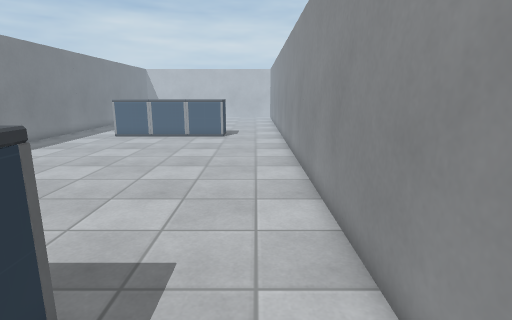
[1] (above)

24 first-person views from a walk through a Godot game level. The camera is 1.4 m above the floor, tilts 12° down and sees 80° across. The floor is counted in squares, 0.5 m on a side. Each view is taken from the middle of a square. On the plan, view 1 faces up. The plan holds only what a view shows up to about 20 squares ahead; the rest is blank. The place goes on beyond the plan. Characters and animated objects are left out. Some surface patterns are stand-ins.

[2]
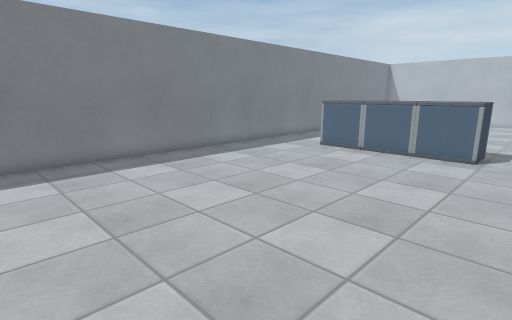

[3]
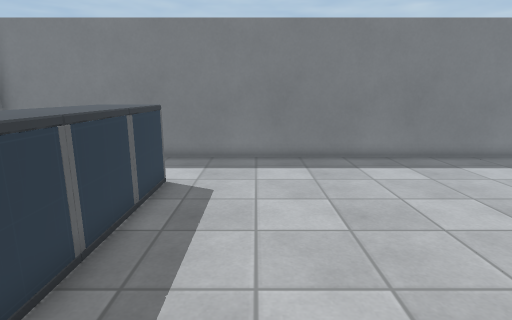

[4]
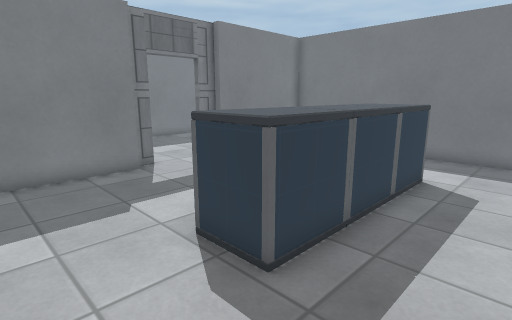

[5]
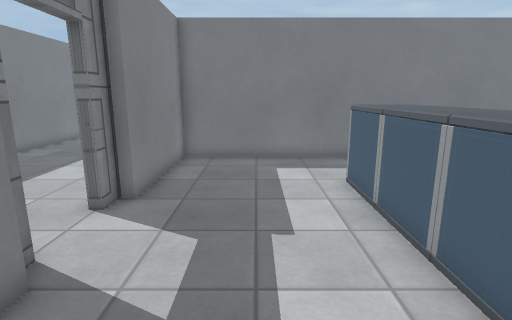

[6]
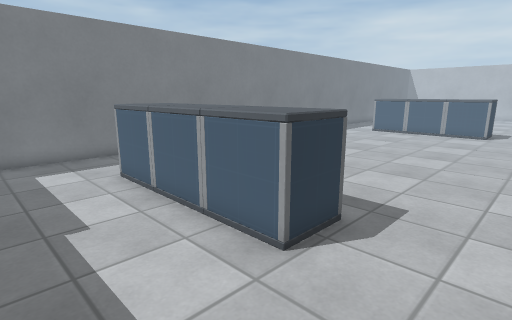

[7]
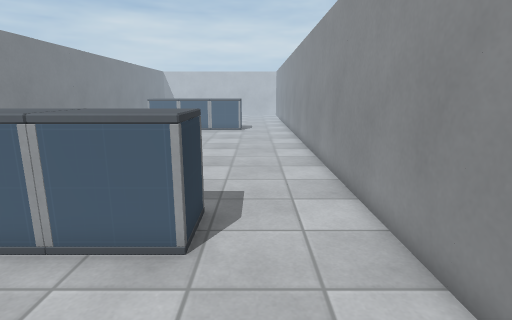

[8]
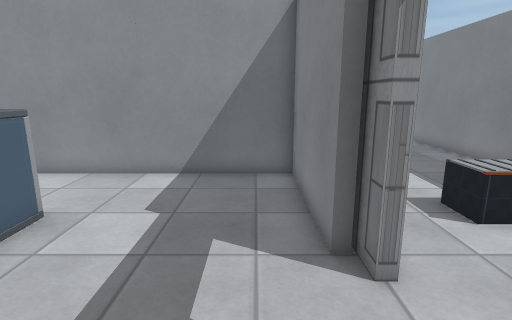

[9]
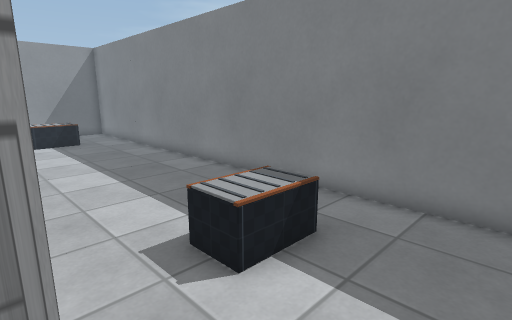

[10]
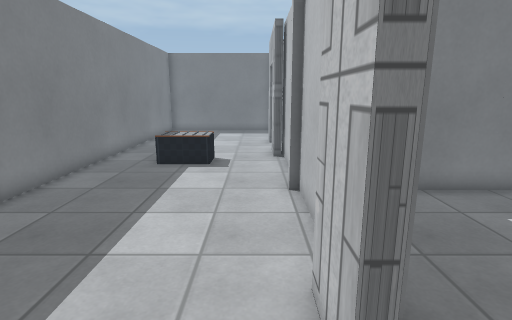

[11]
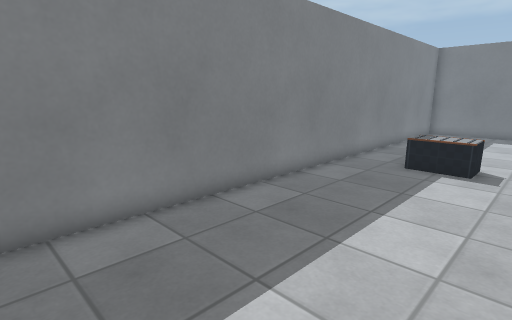

[12]
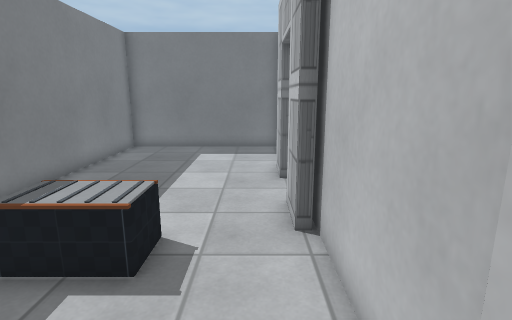

[13]
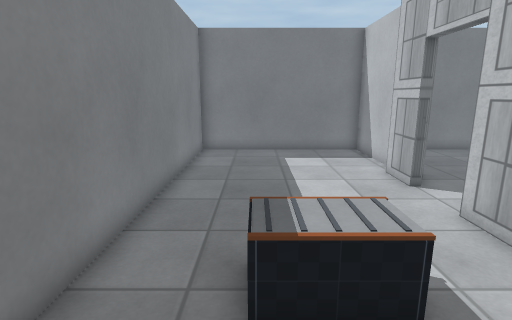

[14]
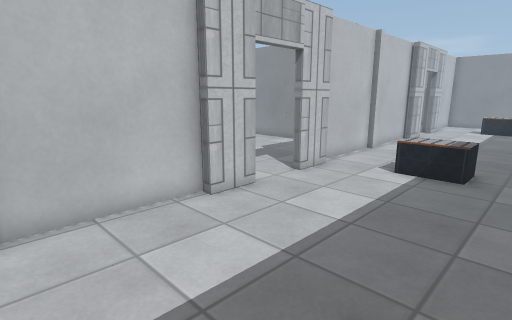

[15]
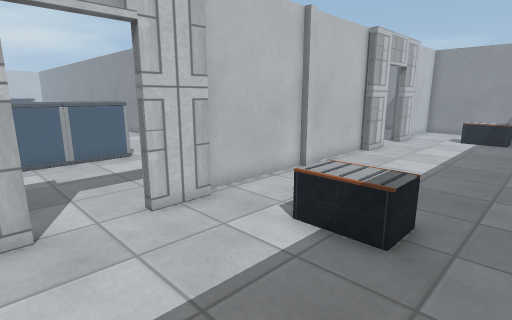

[16]
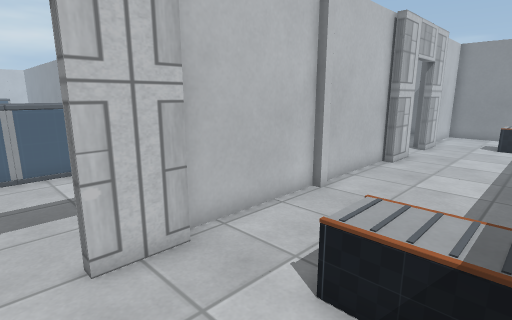

[17]
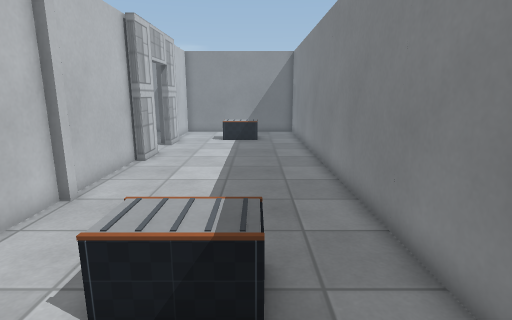

[18]
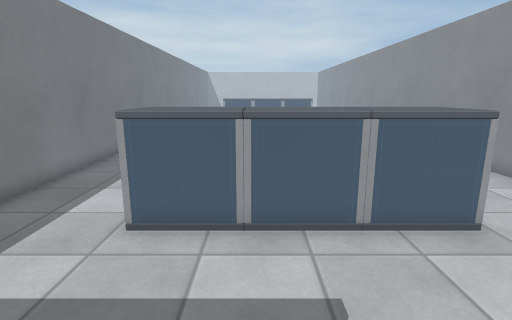

[19]
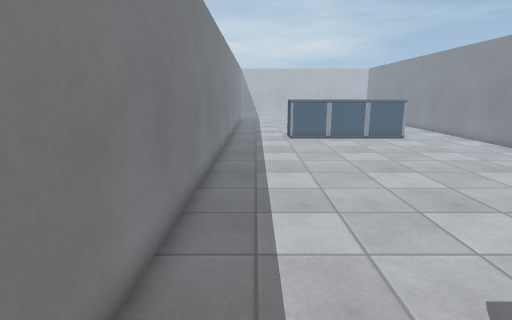

[20]
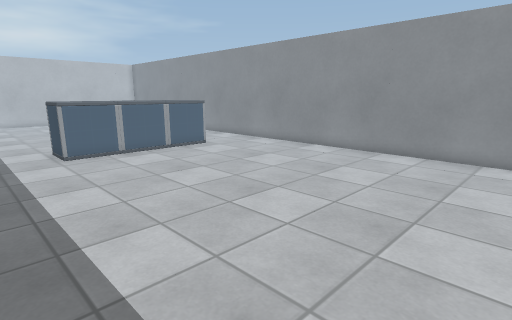

[21]
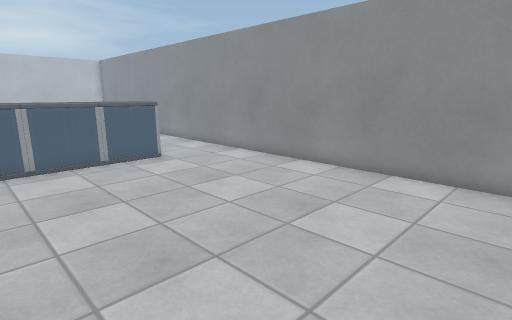

[22]
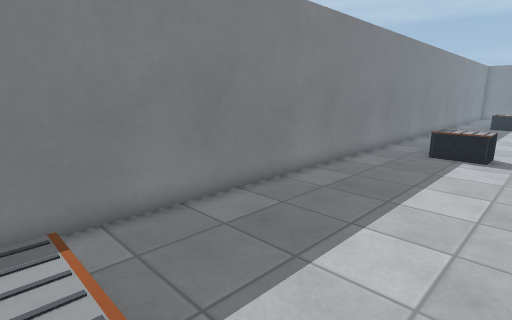

[23]
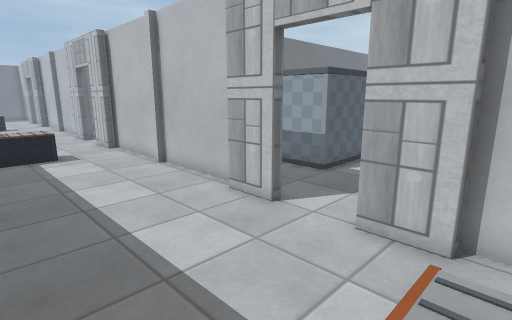

[24]
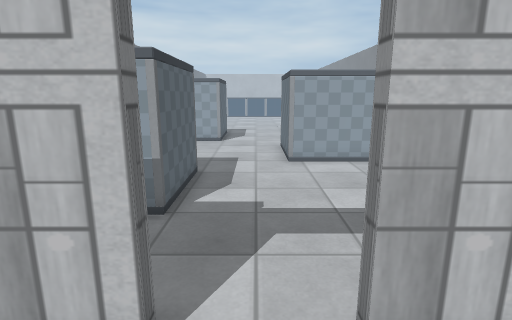

### Floor plan
Points are (right, up) in squares from view 1. A wall is a line through its corners. A room is listed if a view was taken in it or the views show most of it. See-through windows are left out.
Room 1 (views 1, 2, 3, 4, 5, 6, 7, 8, 9, 18, 19, 20, 21)
walls: (-4, -5.8) (-4, -5.3) (1.8, -5.3) (1.8, 21.5); (-8.4, -5.8) (-7.2, -5.8) (-7.2, -6.2); (-4.8, -6.2) (-4.8, -5.8) (-3.6, -5.8); (-13.8, 21.5) (-13.8, -5.3) (-8, -5.3) (-8, -5.8)
ways out: opening at (-6, -5.5) to room 2
objects: other object (-10, 1) to (-8, 3); other object (-10, 21) to (-8, 21); other object (-7, 1) to (-5, 3); other object (-7, 21) to (-5, 21); other object (-4, 1) to (-2, 3); other object (-4, 21) to (-2, 21)
Room 2 (views 10, 11, 12, 13, 14, 15, 16, 17, 22, 23, 24)
walls: (-7.2, -6.2) (-9, -6.2); (-9, -5.7) (-13.9, -5.7); (-3, -6.2) (-4.8, -6.2); (-13.8, -6) (-14.2, -6); (-14.5, -5.7) (-20, -5.7); (1.8, -5.7) (-3.4, -5.7); (2.2, -6) (1.8, -6); (-19, -6.2) (-20.9, -6.2); (-23.2, -6.2) (-25, -6.2); (7.4, -5.7) (2.1, -5.7); (8.8, -6.2) (7, -6.2); (-26, -5.7) (-29.8, -5.7) (-29.8, -13.8) (14.5, -13.8); (13, -6.2) (11.2, -6.2); (13.8, -5.7) (13, -5.7)
ways out: opening at (-6, -5.5) to room 1; opening at (-22, -5.5); opening at (10, -5.5)
objects: other object (-19, -11) to (-17, -9); other object (-3, -11) to (-1, -9); other object (13, -11) to (14, -9)

Positions as (right, up) in squares from view 1, and headings:
1: (0, 0), facing up
2: (0, 6), facing up-left
3: (0, 6), facing left
4: (1, 6), facing down-left
5: (0, -2), facing left
6: (1, -3), facing up-left
7: (-1, -4), facing up
8: (-9, -4), facing right
9: (-6, -6), facing down-right
10: (-5, -7), facing left
11: (-5, -7), facing down-left
12: (-13, -7), facing left
13: (-14, -11), facing left
14: (-14, -13), facing up-right
15: (-8, -13), facing up-right
16: (-6, -11), facing up-right
17: (-6, -11), facing right
18: (-7, -5), facing up
19: (-12, 1), facing up
20: (-13, 6), facing up-right
21: (-9, 8), facing up-right
22: (14, -7), facing down-left
23: (14, -12), facing up-left
24: (10, -9), facing up
